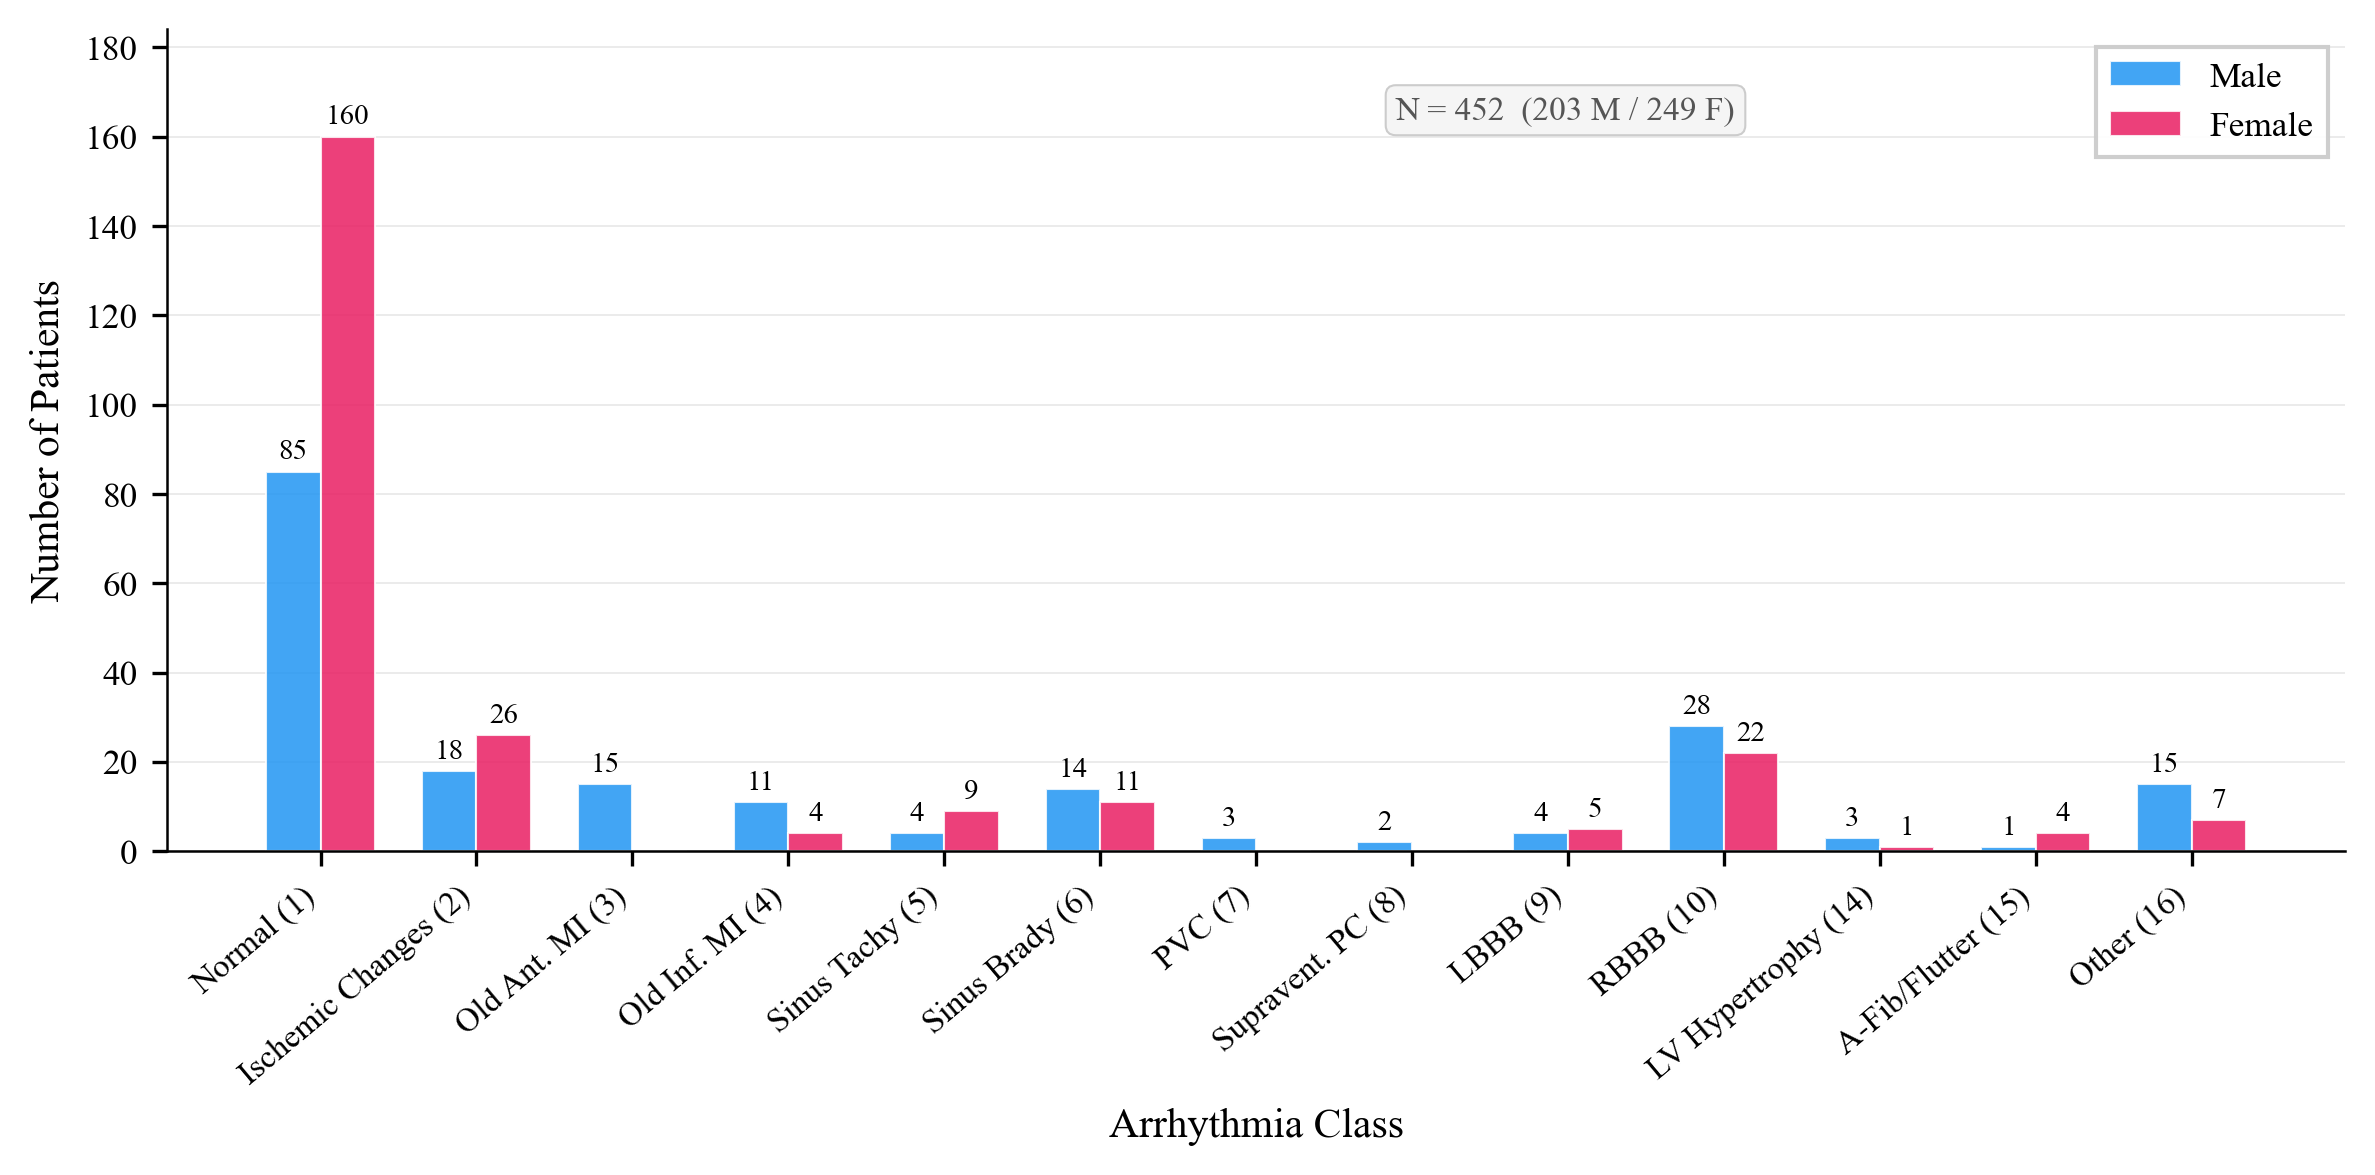

Here is the Python script that generated this plot:
"""Figure: UCI Arrhythmia Dataset — Class distribution by sex."""
import numpy as np
import matplotlib.pyplot as plt
import matplotlib.ticker as mticker
import os

DATA_PATH = os.path.join(os.path.dirname(__file__), "..", "..", "old", "data", "arrhythmia.data")
OUT_DIR = os.path.dirname(os.path.abspath(__file__))

data = np.genfromtxt(DATA_PATH, delimiter=',', filling_values=np.nan)
labels = data[:, -1].astype(int)
sex = data[:, 1]  # 0=male, 1=female per arrhythmia.names

CLASS_INFO = {
    1:  "Normal",
    2:  "Ischemic Changes",
    3:  "Old Ant. MI",
    4:  "Old Inf. MI",
    5:  "Sinus Tachy",
    6:  "Sinus Brady",
    7:  "PVC",
    8:  "Supravent. PC",
    9:  "LBBB",
    10: "RBBB",
    14: "LV Hypertrophy",
    15: "A-Fib/Flutter",
    16: "Other",
}

all_classes = sorted(set(labels))
x_labels = [f"{CLASS_INFO.get(c, f'Cls {c}')} ({c})" for c in all_classes]

male_counts = []
female_counts = []
for c in all_classes:
    mask = (labels == c)
    male_counts.append(int((mask & (sex == 0)).sum()))
    female_counts.append(int((mask & (sex == 1)).sum()))

plt.rcParams.update({
    'font.family': 'serif',
    'font.serif': ['Times New Roman', 'DejaVu Serif'],
    'font.size': 9,
    'axes.labelsize': 10,
    'axes.titlesize': 10,
    'xtick.labelsize': 8,
    'ytick.labelsize': 8.5,
    'legend.fontsize': 8.5,
    'axes.linewidth': 0.6,
})

fig, ax = plt.subplots(figsize=(8, 4.0))
x = np.arange(len(all_classes))
width = 0.35

bars_m = ax.bar(x - width/2, male_counts, width, label='Male', color='#2196F3', alpha=0.85, edgecolor='white', linewidth=0.5)
bars_f = ax.bar(x + width/2, female_counts, width, label='Female', color='#E91E63', alpha=0.85, edgecolor='white', linewidth=0.5)

for bar_group in [bars_m, bars_f]:
    for bar in bar_group:
        h = bar.get_height()
        if h > 0:
            ax.text(bar.get_x() + bar.get_width()/2, h + 1.5, str(int(h)),
                    ha='center', va='bottom', fontsize=7, fontweight='normal')

ax.set_ylabel("Number of Patients")
ax.set_xlabel("Arrhythmia Class")
ax.set_xticks(x)
ax.set_xticklabels(x_labels, rotation=40, ha='right')
ax.legend(loc='upper right', frameon=True, edgecolor='#ccc', fancybox=False, framealpha=0.95)
ax.set_ylim(0, max(max(male_counts), max(female_counts)) * 1.15)
ax.yaxis.set_major_locator(mticker.MultipleLocator(20))
ax.grid(axis='y', alpha=0.3, linewidth=0.4)
ax.set_axisbelow(True)
ax.spines['top'].set_visible(False)
ax.spines['right'].set_visible(False)

total = sum(male_counts) + sum(female_counts)
ax.text(0.72, 0.92, f"N = {total}  ({sum(male_counts)} M / {sum(female_counts)} F)",
        transform=ax.transAxes, ha='right', va='top', fontsize=8, color='#555',
        bbox=dict(boxstyle='round,pad=0.3', facecolor='#f5f5f5', edgecolor='#ccc', lw=0.5))

fig.tight_layout()
path = os.path.join(OUT_DIR, "fig_class_distribution.png")
fig.savefig(path, dpi=300, bbox_inches='tight')
fig.savefig(path.replace('.png', '.pdf'), bbox_inches='tight')
plt.close(fig)
print(f"Saved: {path}")
